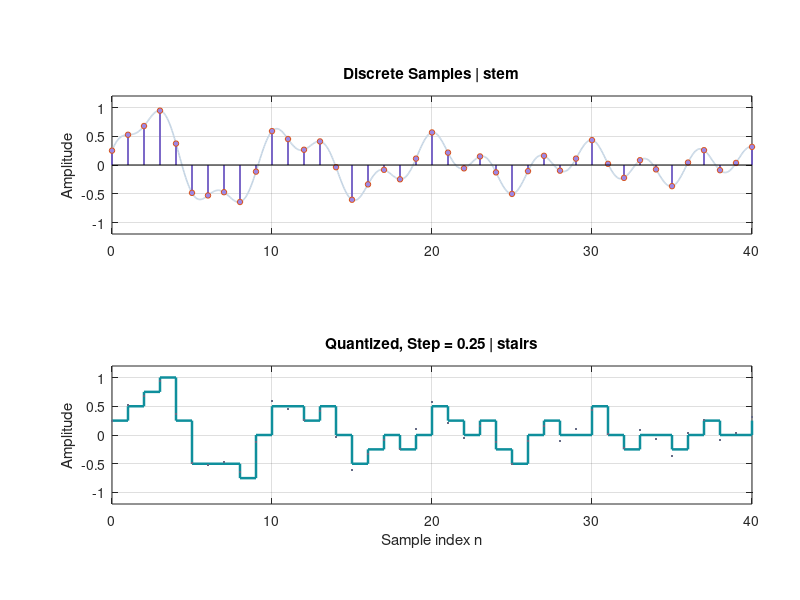

This figure's MATLAB source:
%% 数字信号茎状图 / Discrete signal stem plot
% 上图用 stem 显示离散样本：竖线对应采样位置，圆点表示样本幅值。
% 下图用 stairs 显示量化后的阶梯信号，便于对比。
% 改变 quantizationStep，可观察量化精度的变化。

sampleIndex = 0:40;
samples = exp(-0.055*sampleIndex).*sin(0.22*pi*sampleIndex) ...
    + 0.25*cos(0.60*pi*sampleIndex);
fineTime = linspace(0, 40, 800);
reference = exp(-0.055*fineTime).*sin(0.22*pi*fineTime) ...
    + 0.25*cos(0.60*pi*fineTime);
quantizationStep = 0.25;
quantized = quantizationStep*round(samples/quantizationStep);

figure('Name', 'Discrete Signal', 'Color', [0.98 0.985 1]);
subplot(2, 1, 1);
plot(fineTime, reference, 'Color', [0.77 0.83 0.89], 'LineWidth', 1.2);
hold on;
stem(sampleIndex, samples, 'Color', [0.43 0.35 0.76], ...
    'MarkerFaceColor', [0.61 0.53 0.90], 'MarkerSize', 4, 'LineWidth', 1.3);
set(gca, 'Position', [0.14 0.61 0.80 0.23]);
xlim([0 40]); ylim([-1.2 1.2]);
title('Discrete Samples | stem');
ylabel('Amplitude');
grid on;

subplot(2, 1, 2);
stairs(sampleIndex, quantized, 'Color', [0.06 0.56 0.61], 'LineWidth', 1.8);
hold on;
plot(sampleIndex, samples, '.', 'Color', [0.40 0.42 0.52], 'MarkerSize', 5);
set(gca, 'Position', [0.14 0.16 0.80 0.23]);
xlim([0 40]); ylim([-1.2 1.2]);
title('Quantized, Step = 0.25 | stairs');
xlabel('Sample index n'); ylabel('Amplitude');
grid on;
